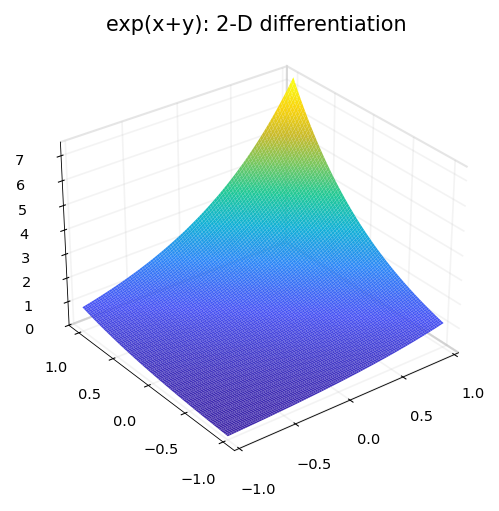

Reproduce this figure in Python.
"""Partial derivatives of Chebfun2 functions.

Demonstrates computing partial derivatives of bivariate functions
using Chebfun2's diff method.

Credit: Inspired by Chebfun2 approx2/Differentiation.m.
Original MATLAB Chebfun: Copyright 2017 by The University of Oxford and
The Chebfun Developers. See https://www.chebfun.org/ for Chebfun information.
"""
import os

os.environ.setdefault("XLA_PYTHON_CLIENT_PREALLOCATE", "false")

import matplotlib

matplotlib.use("Agg")
import os
import sys

import jax.numpy as jnp
import matplotlib.pyplot as plt

sys.path.insert(0, os.path.join(os.path.dirname(__file__), '..', '..', 'src'))

import chebfunjax as cj
from chebfunjax.plotting import chebfun_style

chebfun_style()

from chebfunjax.plotting import contour, surf


def run():
    print("=" * 60)
    print("Partial derivatives of Chebfun2 functions")
    print("=" * 60)

    x_t, y_t = jnp.array(0.3), jnp.array(0.7)

    # --- d/dx exp(x+y) = exp(x+y) ------------------------------------
    # Note: in chebfunjax, dim=2 differentiates w.r.t. x, dim=1 w.r.t. y
    f1 = cj.chebfun2(lambda x, y: jnp.exp(x + y))
    df1_dx = f1.diff(dim=2)
    val = float(df1_dx(x_t, y_t))
    exact = float(jnp.exp(x_t + y_t))
    print("\nd/dx exp(x+y) at (0.3, 0.7):")
    print(f"  Computed: {val:.15f}")
    print(f"  Exact:    {exact:.15f}")
    print(f"  Error:    {abs(val - exact):.2e}")
    assert abs(val - exact) < 1e-12

    # --- d/dy exp(x+y) = exp(x+y) ------------------------------------
    df1_dy = f1.diff(dim=1)
    val_dy = float(df1_dy(x_t, y_t))
    print("\nd/dy exp(x+y) at (0.3, 0.7):")
    print(f"  Computed: {val_dy:.15f}")
    print(f"  Error:    {abs(val_dy - exact):.2e}")
    assert abs(val_dy - exact) < 1e-12

    # --- d/dx (x^2*y + sin(x)) = 2x*y + cos(x) ----------------------
    f2 = cj.chebfun2(lambda x, y: x**2 * y + jnp.sin(x))
    df2_dx = f2.diff(dim=2)  # dim=2 => d/dx
    val2 = float(df2_dx(x_t, y_t))
    exact2 = float(2.0 * x_t * y_t + jnp.cos(x_t))
    print("\nd/dx (x^2*y + sin(x)) at (0.3, 0.7):")
    print(f"  Computed: {val2:.15f}")
    print(f"  Exact:    {exact2:.15f}")
    print(f"  Error:    {abs(val2 - exact2):.2e}")
    assert abs(val2 - exact2) < 1e-12

    # --- d/dy (x^2*y + sin(x)) = x^2 --------------------------------
    df2_dy = f2.diff(dim=1)  # dim=1 => d/dy
    val2_dy = float(df2_dy(x_t, y_t))
    exact2_dy = float(x_t**2)
    print("\nd/dy (x^2*y + sin(x)) at (0.3, 0.7):")
    print(f"  Computed: {val2_dy:.15f}")
    print(f"  Exact (x^2 = {exact2_dy:.6f}):    {exact2_dy:.15f}")
    print(f"  Error:    {abs(val2_dy - exact2_dy):.2e}")
    assert abs(val2_dy - exact2_dy) < 1e-12

    # --- Mixed partial: verify d^2/dxdy (x*y) = 1 -------------------
    f3 = cj.chebfun2(lambda x, y: x * y)
    df3_dx = f3.diff(dim=2)  # d/dx (x*y) = y
    # d/dy (y) = 1
    df3_dxdy = df3_dx.diff(dim=1)  # d/dy
    val3 = float(df3_dxdy(x_t, y_t))
    print("\nd^2/dxdy (x*y) at (0.3, 0.7):")
    print(f"  Computed: {val3:.15f}  (exact: 1.0)")
    assert abs(val3 - 1.0) < 1e-12

    # --- Plots -------------------------------------------------------
    _here = os.path.dirname(os.path.abspath(__file__))
    fig, ax = surf(f1, title="exp(x+y): 2-D differentiation")
    fig.savefig(os.path.join(_here, "differentiation_2d.png"),
                dpi=150, bbox_inches="tight")
    plt.close(fig)
    fig2, ax2 = contour(f2, title="x²y + sin(x)")
    fig2.savefig(os.path.join(_here, "differentiation_2d_f2.png"),
                 dpi=150, bbox_inches="tight")
    plt.close(fig2)

    print("\nAll assertions passed.")
    return True

if __name__ == "__main__":
    run()
